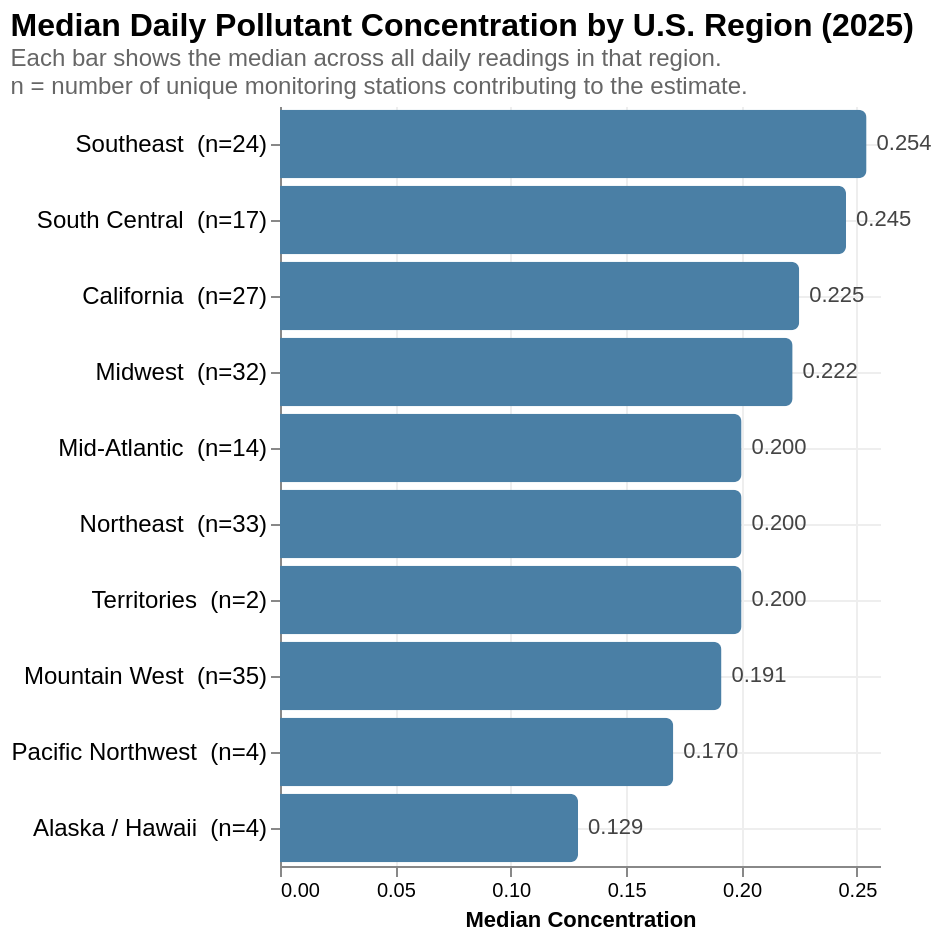

Notebook code for this chart:
### Code cell
# Dropdown to switch between pollutants
pollutant_select = alt.binding_select(
    options=["CO (ppm)", "NO\u2082 (ppb)"],
    name="Pollutant: "
)
pollutant_param = alt.param(
    name="selected_pollutant",
    value="CO (ppm)",
    bind=pollutant_select
)

base = alt.Chart(combined).transform_filter(
'datum.Pollutant == selected_pollutant'
)

bars = base.mark_bar(cornerRadiusEnd=4, color="#4A7FA5").encode(
    y=alt.Y(
        "region_label:N",
        sort=alt.EncodingSortField(field="Median Value", order="descending"),
        title=None,
        axis=alt.Axis(labelFontSize=12)
    ),
    x=alt.X(
        "Median Value:Q",
        title="Median Concentration",
        scale=alt.Scale(zero=True)
    ),
    tooltip=[
        alt.Tooltip("Region:N",       title="Region"),
        alt.Tooltip("Median Value:Q", title="Median Value",       format=".4f"),
        alt.Tooltip("Unit:N",         title="Unit"),
        alt.Tooltip("n_stations:Q",   title="Monitoring stations")
    ]
)

value_labels = base.mark_text(
    align="left", dx=5, fontSize=11, color="#444"
).encode(
    y=alt.Y(
        "region_label:N",
        sort=alt.EncodingSortField(field="Median Value", order="descending")
    ),
    x=alt.X("Median Value:Q"),
    text=alt.Text("Median Value:Q", format=".3f")
)

v3 = alt.layer(bars, value_labels).add_params(
    pollutant_param
).properties(
    title=alt.TitleParams(
        text="Median Daily Pollutant Concentration by U.S. Region (2025)",
        subtitle=[
            "Each bar shows the median across all daily readings in that region.",
            "n = number of unique monitoring stations contributing to the estimate."
        ],
        fontSize=16,
        subtitleFontSize=12,
        subtitleColor="#666",
        anchor="start"
    ),
    width="container",
    height=380
).configure_view(
    stroke=None
).configure_axis(
    grid=True,
    gridColor="#eeeeee"
)

v3

### Figure 1 — Vega-Lite specification as saved in the notebook (floating-point values rounded to 4 significant figures)
{"config": {"view": {"continuousWidth": 300, "continuousHeight": 300, "stroke": null}, "axis": {"grid": true, "gridColor": "#eeeeee"}}, "layer": [{"mark": {"type": "bar", "color": "#4A7FA5", "cornerRadiusEnd": 4}, "encoding": {"tooltip": [{"field": "Region", "title": "Region", "type": "nominal"}, {"field": "Median Value", "format": ".4f", "title": "Median Value", "type": "quantitative"}, {"field": "Unit", "title": "Unit", "type": "nominal"}, {"field": "n_stations", "title": "Monitoring stations", "type": "quantitative"}], "x": {"field": "Median Value", "scale": {"zero": true}, "title": "Median Concentration", "type": "quantitative"}, "y": {"axis": {"labelFontSize": 12}, "field": "region_label", "sort": {"field": "Median Value", "order": "descending"}, "title": null, "type": "nominal"}}, "transform": [{"filter": "datum.Pollutant == selected_pollutant"}]}, {"mark": {"type": "text", "align": "left", "color": "#444", "dx": 5, "fontSize": 11}, "encoding": {"text": {"field": "Median Value", "format": ".3f", "type": "quantitative"}, "x": {"field": "Median Value", "type": "quantitative"}, "y": {"field": "region_label", "sort": {"field": "Median Value", "order": "descending"}, "type": "nominal"}}, "transform": [{"filter": "datum.Pollutant == selected_pollutant"}]}], "data": {"name": "data-e7852b8e030f90f8098e48745f887825"}, "height": 380, "params": [{"name": "selected_pollutant", "bind": {"input": "select", "options": ["CO (ppm)", "NO₂ (ppb)"], "name": "Pollutant: "}, "value": "CO (ppm)"}], "title": {"text": "Median Daily Pollutant Concentration by U.S. Region (2025)", "anchor": "start", "fontSize": 16, "subtitle": ["Each bar shows the median across all daily readings in that region.", "n = number of unique monitoring stations contributing to the estimate."], "subtitleColor": "#666", "subtitleFontSize": 12}, "width": "container", "$schema": "https://vega.github.io/schema/vega-lite/v6.1.0.json", "datasets": {"data-e7852b8e030f90f8098e48745f887825": [{"Region": "Southeast", "Median Value": 0.2542, "n_stations": 24, "Pollutant": "CO (ppm)", "Unit": "ppm", "region_label": "Southeast  (n=24)"}, {"Region": "South Central", "Median Value": 0.2453, "n_stations": 17, "Pollutant": "CO (ppm)", "Unit": "ppm", "region_label": "South Central  (n=17)"}, {"Region": "California", "Median Value": 0.225, "n_stations": 27, "Pollutant": "CO (ppm)", "Unit": "ppm", "region_label": "California  (n=27)"}, {"Region": "Midwest", "Median Value": 0.2221, "n_stations": 32, "Pollutant": "CO (ppm)", "Unit": "ppm", "region_label": "Midwest  (n=32)"}, {"Region": "Mid-Atlantic", "Median Value": 0.2, "n_stations": 14, "Pollutant": "CO (ppm)", "Unit": "ppm", "region_label": "Mid-Atlantic  (n=14)"}, {"Region": "Northeast", "Median Value": 0.2, "n_stations": 33, "Pollutant": "CO (ppm)", "Unit": "ppm", "region_label": "Northeast  (n=33)"}, {"Region": "Territories", "Median Value": 0.2, "n_stations": 2, "Pollutant": "CO (ppm)", "Unit": "ppm", "region_label": "Territories  (n=2)"}, {"Region": "Mountain West", "Median Value": 0.1913, "n_stations": 35, "Pollutant": "CO (ppm)", "Unit": "ppm", "region_label": "Mountain West  (n=35)"}, {"Region": "Pacific Northwest", "Median Value": 0.1704, "n_stations": 4, "Pollutant": "CO (ppm)", "Unit": "ppm", "region_label": "Pacific Northwest  (n=4)"}, {"Region": "Alaska / Hawaii", "Median Value": 0.1292, "n_stations": 4, "Pollutant": "CO (ppm)", "Unit": "ppm", "region_label": "Alaska / Hawaii  (n=4)"}, {"Region": "Pacific Northwest", "Median Value": 10.11, "n_stations": 5, "Pollutant": "NO₂ (ppb)", "Unit": "ppb", "region_label": "Pacific Northwest  (n=5)"}, {"Region": "California", "Median Value": 6.378, "n_stations": 52, "Pollutant": "NO₂ (ppb)", "Unit": "ppb", "region_label": "California  (n=52)"}, {"Region": "Southeast", "Median Value": 6.168, "n_stations": 33, "Pollutant": "NO₂ (ppb)", "Unit": "ppb", "region_label": "Southeast  (n=33)"}, {"Region": "Northeast", "Median Value": 5.933, "n_stations": 44, "Pollutant": "NO₂ (ppb)", "Unit": "ppb", "region_label": "Northeast  (n=44)"}, {"Region": "Mid-Atlantic", "Median Value": 5.726, "n_stations": 20, "Pollutant": "NO₂ (ppb)", "Unit": "ppb", "region_label": "Mid-Atlantic  (n=20)"}, {"Region": "Midwest", "Median Value": 5.617, "n_stations": 45, "Pollutant": "NO₂ (ppb)", "Unit": "ppb", "region_label": "Midwest  (n=45)"}, {"Region": "South Central", "Median Value": 4.254, "n_stations": 56, "Pollutant": "NO₂ (ppb)", "Unit": "ppb", "region_label": "South Central  (n=56)"}, {"Region": "Mountain West", "Median Value": 4.125, "n_stations": 71, "Pollutant": "NO₂ (ppb)", "Unit": "ppb", "region_label": "Mountain West  (n=71)"}, {"Region": "Alaska / Hawaii", "Median Value": 2.035, "n_stations": 1, "Pollutant": "NO₂ (ppb)", "Unit": "ppb", "region_label": "Alaska / Hawaii  (n=1)"}]}}
